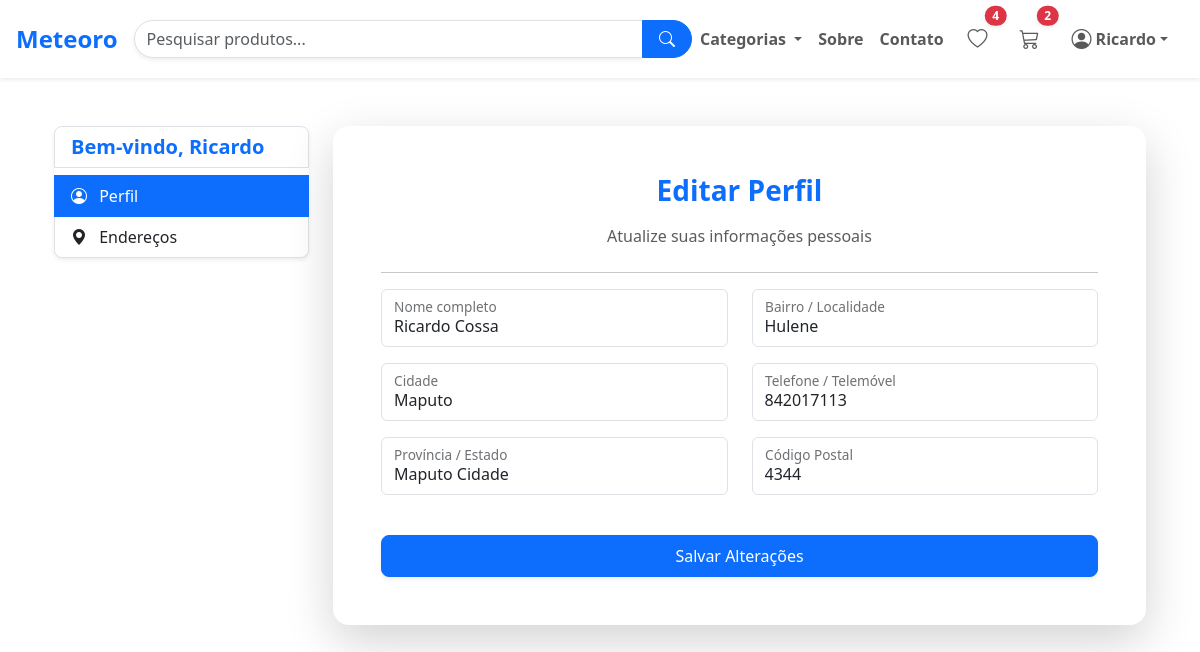
/profile/ (signed in), run on the app's committed database.
### users/models.py (models this page shows, shortened)
class Customer(models.Model):
    user = models.ForeignKey(
        User,
        on_delete=models.CASCADE,
        related_name='profiles',
        verbose_name='Usuário'
    )
    name = models.CharField('Nome completo', max_length=200)
    locality = models.CharField('Bairro/Localidade', max_length=200)
    city = models.CharField('Cidade', max_length=100)
    mobile = models.CharField('Telemóvel', max_length=15, help_text='Inclua o indicativo (+258)')
    zipcode = models.CharField('Código Postal', max_length=10, blank=True, null=True)
    state = models.CharField('Província', choices=STATE_CHOICES, max_length=50)
    created_at = models.DateTimeField('Criado em', auto_now_add=True)
    updated_at = models.DateTimeField('Atualizado em', auto_now=True)
    class Meta:
        verbose_name = 'Cliente'
        verbose_name_plural = 'Clientes'
        ordering = ['name']

### users/views.py (the view)
# urls.py: path('profile/', profile, name='profile'),
@login_required(login_url='login')
def profile(request):
    customer, created = Customer.objects.get_or_create(user=request.user)
    if request.method == 'POST':
        form = CustomerProfileForm(request.POST, instance=customer)
        if form.is_valid():
            form.save()
            messages.success(request, 'Perfil salvo com sucesso!')
            return redirect('profile')  # evita reenvio do formulário no refresh
        else:
            messages.error(request, 'Por favor, corrija os erros abaixo.')
    else:
        form = CustomerProfileForm(instance=customer)
    return render(request, 'users/profile.html', {'form': form})

### templates/users/profile.html (shortened to what this page needs)
{% extends 'partials/base.html' %}
{% load static %}
{% block content %}
<div class="container d-flex justify-content-center align-items-start my-5">
  <div class="row w-100">
    <div class="col-lg-3 col-md-4 mb-4">
      <div class="list-group shadow-sm rounded-3">
        <h5 class="list-group-item text-primary fw-bold">
          Bem-vindo, <span class="text-capitalize">{{ request.user }}</span>
        </h5>
        <a href="{% url 'profile' %}" class="list-group-item list-group-item-action active">
          <i class="bi bi-person-circle me-2"></i> Perfil
        </a>
        <a href="{% url 'address' %}" class="list-group-item list-group-item-action">
          <i class="bi bi-geo-alt-fill me-2"></i> Endereços
        </a>
      </div>
    </div>
    <div class="col-lg-9 col-md-8">
      <div class="card shadow-lg rounded-4 border-0">
        <div class="card-body p-5">
          <h3 class="text-center mb-3 fw-bold text-primary">Editar Perfil</h3>
          <p class="text-center text-muted mb-4">Atualize suas informações pessoais</p>
          <hr>
          <form action="" method="post" novalidate>
            <div class="row">
              {% for fm in form %}
                <div class="col-md-6 mb-3">
                  <div class="form-floating">
                    {{ fm }}
                    <label for="{{ fm.id_for_label }}">{{ fm.label }}</label>
                  </div>
                </div>
              {% endfor %}
            </div>
            <div class="d-grid mt-4">
              <button type="submit" class="btn btn-primary py-2 rounded-3 shadow-sm">
                Salvar Alterações
              </button>
            </div>
          </form>
        </div>
      </div>
    </div>
  </div>
</div>
{% endblock content %}

### templates/partials/base.html (shortened to what this page needs)
{% load static %}
<!doctype html>
<html lang="pt-PT">
<head>
  <link rel="stylesheet" href="https://cdn.jsdelivr.net/npm/bootstrap@5.3.7/dist/css/bootstrap.min.css"
>
  <link rel="stylesheet" href="https://cdn.jsdelivr.net/npm/bootstrap-icons@1.11.3/font/bootstrap-icons.css">
  <link rel="stylesheet" href="{% static '/css/owl.carousel.min.css' %}">
  <link rel="stylesheet" href="{% static '/css/all.min.css' %}">
  <link rel="stylesheet" href="{% static 'css/style.css' %}">
</head>
<body>
  <header>
  <nav class="navbar navbar-expand-xl navbar-light bg-white shadow-sm sticky-top py-3">
    <div class="container-fluid px-3">
      <a class="navbar-brand fw-bold text-primary fs-4 d-flex align-items-center" href="{% url 'index' %}">
        Meteoro
      </a>
      <form class="d-none d-lg-flex mx-auto w-50" role="search">
        <div class="input-group">
          <input class="form-control rounded-start-pill shadow-sm" type="search" placeholder="Pesquisar produtos..."
            aria-label="Pesquisar">
          <button class="btn btn-primary rounded-end-pill px-3" type="submit">
            <i class="bi bi-search"></i>
          </button>
        </div>
      </form>
      <div class="collapse navbar-collapse" id="navbarContent">
        <ul class="navbar-nav me-auto mb-2 mb-lg-0 fw-semibold">
          <li class="nav-item dropdown">
            <a class="nav-link dropdown-toggle fw-semibold" href="#" id="produtosDropdown" role="button" data-bs-toggle="dropdown" aria-expanded="false">
              Categorias
            </a>
          </li>
          <li class="nav-item"><a class="nav-link" href="{% url 'about' %}">Sobre</a></li>
          <li class="nav-item"><a class="nav-link" href="{% url 'contact' %}">Contato</a></li>
        </ul>
        <ul class="navbar-nav align-items-center ms-auto d-none d-xl-flex">
          <li class="nav-item mx-2">
            <a href="#" class="nav-link position-relative">
              <i class="bi bi-heart fs-5"></i>
              <span class="position-absolute top-0 start-100 translate-middle badge rounded-pill bg-danger shadow-sm">4</span>
            </a>
          </li>
          <li class="nav-item mx-2">
            <a href="{% url 'cart' %}" class="nav-link position-relative">
              <i class="bi bi-cart3 fs-5"></i>
              <span class="position-absolute top-0 start-100 translate-middle badge rounded-pill bg-danger shadow-sm">2</span>
            </a>
          </li>
          {% if request.user.is_authenticated %}
            <li class="nav-item dropdown mx-2">
              <a class="nav-link dropdown-toggle fw-semibold d-flex align-items-center" href="#" id="perfilDropdown"
                role="button" data-bs-toggle="dropdown" aria-expanded="false">
                <i class="bi bi-person-circle fs-5 me-1"></i>
                {{ request.user.first_name|default:request.user.username }}
              </a>
            </li>
          {% else %}
            <li class="nav-item mx-2"><a href="{% url 'login' %}" class="btn btn-outline-primary px-3">Entrar</a></li>
            <li class="nav-item mx-2"><a href="{% url 'custom_registration' %}" class="btn btn-primary px-3">Registrar</a></li>
          {% endif %}
        </ul>
      </div>
    </div>
  </nav>
</header>
  {% block content %} {% endblock content%}
</body>
</html>

### data on the page
Customer: form "Ricardo Cossa" "Hulene" "Maputo" "842017113" "Maputo Cidade" "4344"

### other printed values
{{ request.user.first_name|default:request.user.username }} "Ricardo"
{{ request.user }} "Ricardo"
